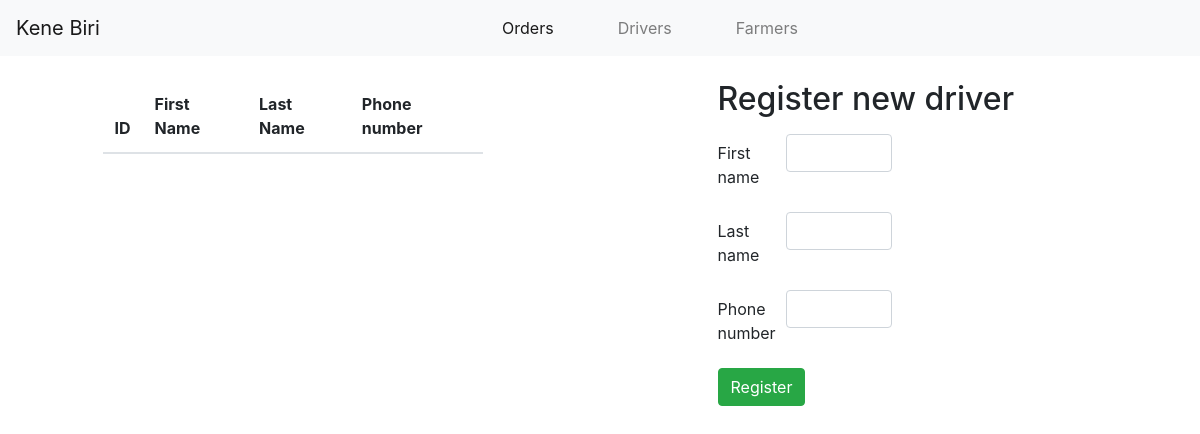
Before: /control_panel/drivers/ with the older database file.
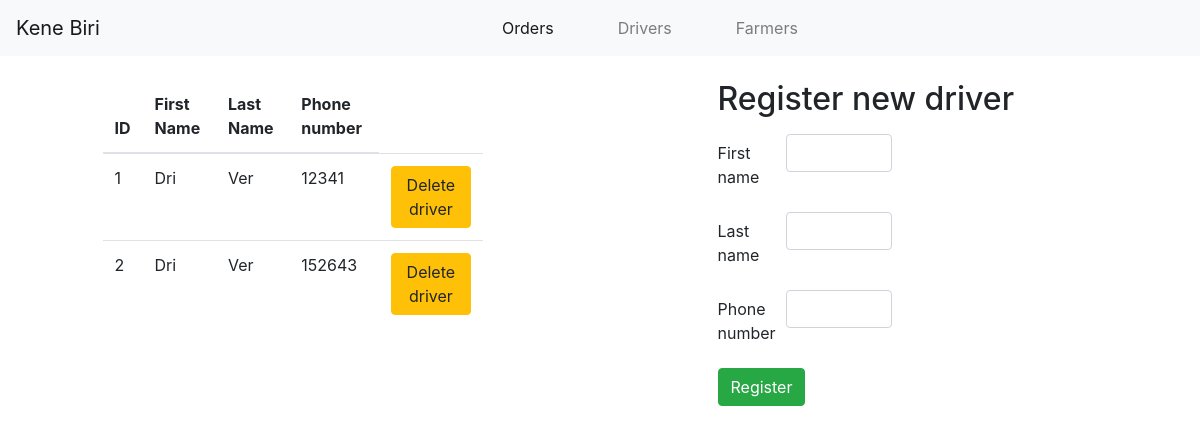
After: the same page with the newer database file.
### control_panel/models/driver.py (models this page shows)
class Driver(models.Model):
    first_name = models.CharField(max_length=50)
    last_name = models.CharField(max_length=50)
    phone_number = models.CharField(max_length=30, blank=None, null=None, default=None)

### control_panel/views.py (the view, shortened to what this page needs)
# urls.py: path('drivers/', views.DriverView.as_view(), name='drivers'),
class DriverView(FormView):
    template_name = 'control_panel/drivers.html'
    form_class = DriverForm
    success_url = reverse_lazy('control_panel:drivers')
    def get_context_data(self, **kwargs):
        context = super().get_context_data(**kwargs)
        context['drivers'] = Driver.objects.all()
        return context

### control_panel/forms.py
class DriverForm(forms.Form):
    first_name = forms.CharField(label="First name", max_length=100)
    last_name = forms.CharField(label="Last name", min_length=2, max_length=100)
    phone_number = forms.CharField(label="Phone number", max_length=30)

### control_panel/templates/control_panel/drivers.html (shortened to what this page needs)
{% extends "control_panel/base.html" %}
{% block body %}
    <div class="row py-4">
        <div class="col-4 offset-1">
            <table class="table">
              <thead>
                <tr>
                  <th scope="col">ID</th>
                  <th scope="col">First Name</th>
                  <th scope="col">Last Name</th>
                  <th scope="col">Phone number</th>
                </tr>
              </thead>
              <tbody>
              {% for driver in drivers %}
                <tr>
                  <td>{{ driver.id }}</td>
                  <td>{{ driver.first_name }} </td>
                  <td>{{ driver.last_name }}</td>
                  <td>{{ driver.phone_number }}</td>
                  <td><button class="btn btn-warning" onclick="deleteDriver({{ driver.id }})">Delete driver</button></td>
                </tr>
              {% endfor %}
              </tbody>
            </table>
        </div>
        <div class="col-4 offset-2">
            <h2>Register new driver</h2>
            <form class="pt-2"  method="post" action="{% url "control_panel:drivers" %}">
              <div class="form-group row">
                <label for="first_name" class="col-sm-2 col-form-label">First name</label>
                <div class="col-sm-4">
                  <input name="first_name" id="first_name" type="text" class="form-control">
                </div>
              </div>
              <div class="form-group row">
                <label for="last_name" class="col-sm-2 col-form-label">Last name</label>
                <div class="col-sm-4">
                  <input name="last_name" id="last_name" type="text" class="form-control">
                </div>
              </div>
              <div class="form-group row">
                <label for="phone_number" class="col-sm-2 col-form-label">Phone number</label>
                <div class="col-sm-4">
                  <input name="phone_number" id="first_name" type="number" class="form-control">
                </div>
              </div>
              <button class="btn btn-success" type="submit">Register</button>
            </form>
        </div>
    </div>
{% endblock %}

Changed rows visible on the page:
added Driver: id "1", first_name "Dri", last_name "Ver", phone_number "12341"
added Driver: id "2", first_name "Dri", last_name "Ver", phone_number "152643"
